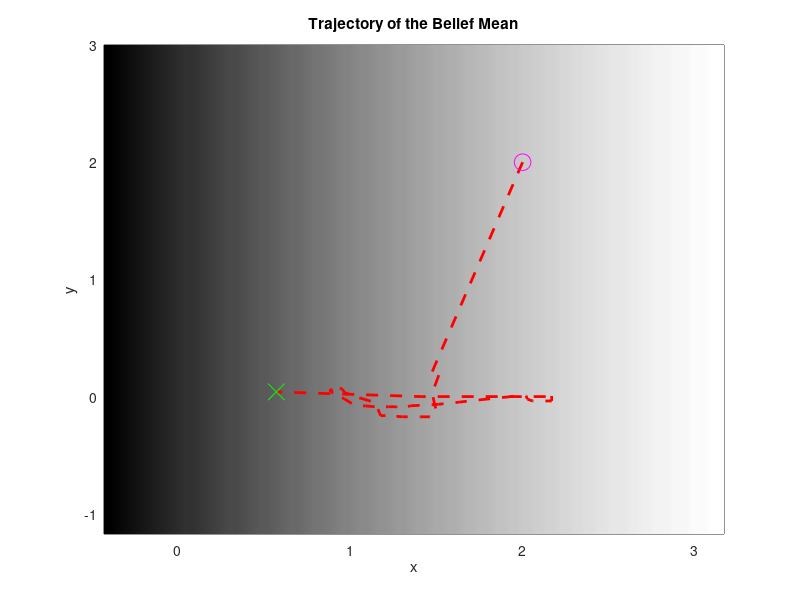

Source code (MATLAB):
clear
close
clc

traj = importdata('traj_data_new1.mat');
X = traj(1,:);
Y = traj(2,:);

figure(1);clf;
X_plot = linspace(min(X)-1,max(X)+1);
Y_plot = linspace(min(Y)-1,max(Y)+1);
C = ones(length(Y_plot),length(X_plot));

for i=1:size(C,1)
    for j=1:size(C,2)
        C(i,j) = -0.5*(5-X_plot(j))^2;
    end
end
pcolor(X_plot,Y_plot,C);
colormap(gray);
shading flat
shading interp
% axis([-1,7,-2,5])
hold on

% %% Normal Plot
% figure(3);
% hold on

plot(traj(1,:),traj(2,:),'r--','LineWidth',2);
% scatter(X,Y);
plot(traj(1,1),traj(2,1),'mo', 'markers',12);

plot(traj(1,end),traj(2,end),'gx','markers',12);

title('Trajectory of the Belief Mean')
xlabel('x')
ylabel('y')

hold off

%%

% 
%% Smooth Trajectory
% figure(4)
% % polyfit_y = polyfit(X,Y,8);
% % fit_y = polyval(polyfit_y,X);
% xx = smooth(X,0.1,'loess');
% yy = smooth(Y,0.1,'loess');
% plot(xx,yy,'r-','LineWidth',2);
% hold on
% % plot(xx,yy,'r');
% scatter(xx,yy);
% plot(traj(1,1),traj(2,1),'mo');
% plot(traj(1,end),traj(2,end),'bx');
% hold off




%%%%%%%%%%%%%%%%%%%%%%%%%%%%%%%%%%%%%% Experimentation %%%%%%%%%%%%%%%%%
% figure(1);clf;
% Im = zeros(length(Y),length(X));
% 
% for i=1:size(Im,1)
%     for j=1:size(Im,2)
%         Im(i,j) = 0.5*(5-X(j)) - 3;
%     end
% end
% 
% X_scaled = X*(size(Im,2)/(max(X)-min(X)));
% Y_scaled = Y*(size(Im,1)/(max(Y)-min(Y)));
% 
% figure(1)
% imshow(Im)
% % hold on
% 
% %Making X and Y of the same length
% if (length(X_scaled) > length(Y_scaled))
%    Y_scaled = interp1(linspace(1,length(Y_scaled),length(Y_scaled)),Y_scaled,X_scaled,'pchip');
%     
% elseif (length(Y_scaled) > length(X_scaled))
%     X_scaled = interp1(linspace(1,length(X_scaled),length(X_scaled)),X_scaled,Y_scaled,'pchip');
% end
% 
% % plot(traj(1,:),traj(2,:),'r');
% % plot(traj(1,t_f+1),traj(2,t_f+1),'bx');
% figure(2);
% plot(X_scaled,Y_scaled,'r');
% hold on
% plot(X_scaled(1),Y_scaled(1),'mo');
% plot(X_scaled(t_f+1),Y_scaled(t_f+1),'bx');
% hold off
